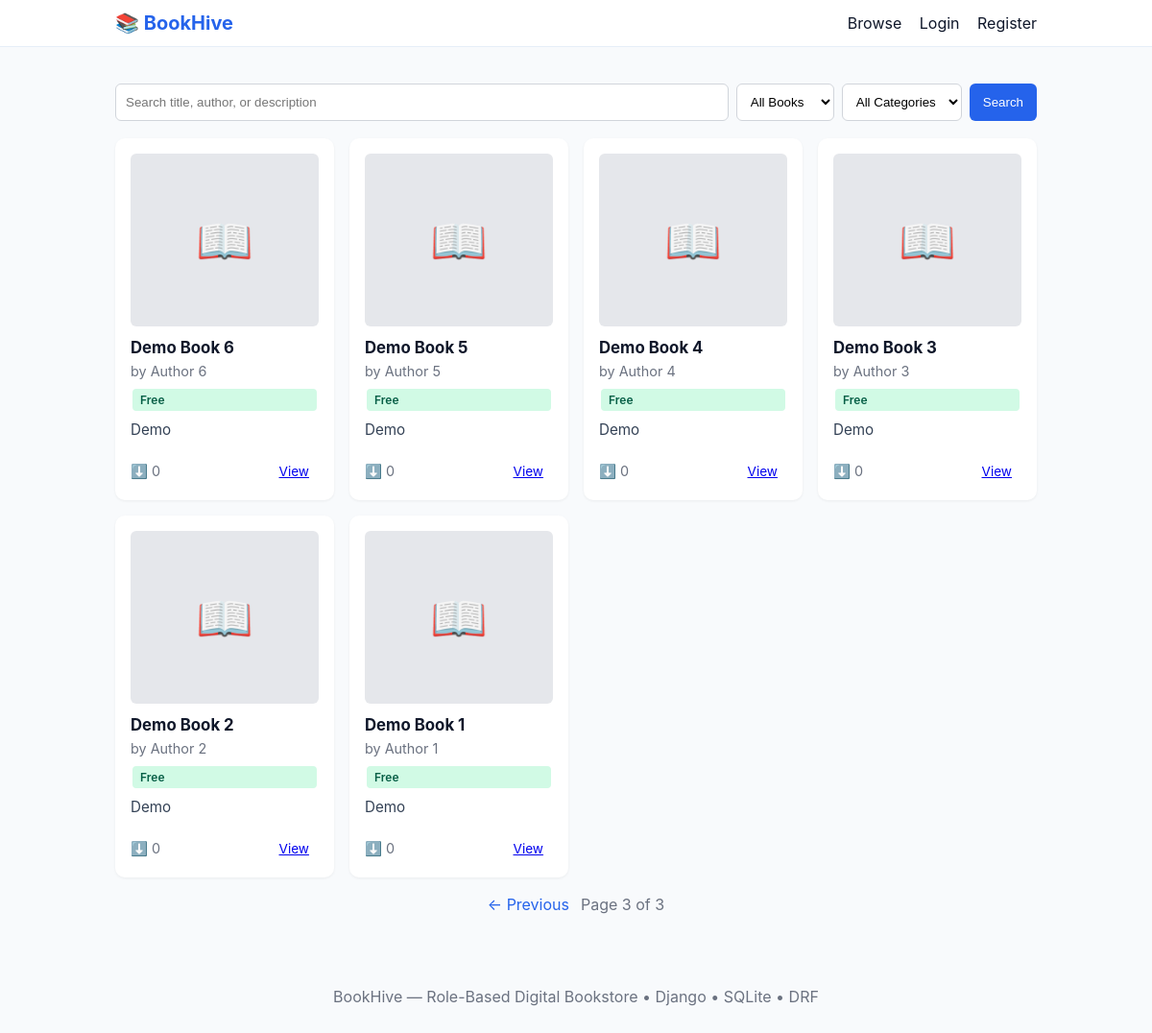
/?page=3&q=&access=&category=, run on the app's committed database.
### store/models.py (models this page shows, shortened)
class Book(models.Model):
    ACCESS_CHOICES = [
        ('free', 'Free'),
        ('restricted', 'Restricted'),
    ]
    title = models.CharField(max_length=255)
    author = models.CharField(max_length=255)
    description = models.TextField(blank=True)
    category = models.ForeignKey(Category, on_delete=models.SET_NULL, null=True, blank=True, related_name='books')
    cover = models.ImageField(upload_to='books/covers/', null=True, blank=True)
    pdf = models.FileField(upload_to='books/pdfs/', null=True, blank=True, help_text='Upload PDF file')
    access_type = models.CharField(max_length=20, choices=ACCESS_CHOICES, default='free')
    downloads = models.PositiveIntegerField(default=0)
    price = models.DecimalField(max_digits=8, decimal_places=2, default=0.00)
    stock = models.PositiveIntegerField(default=0)
    file = models.FileField(upload_to='books/files/', null=True, blank=True)  # old field, use pdf now
    created_at = models.DateTimeField(auto_now_add=True)
    updated_at = models.DateTimeField(auto_now=True)
    class Meta:
        ordering = ['-created_at']

### store/views.py (the view)
# urls.py: path('', views.book_list, name='book_list'),
def book_list(request):
    q = request.GET.get('q', '')
    access_filter = request.GET.get('access', '')
    category_filter = request.GET.get('category', '')
    qs = Book.objects.select_related('category').all()
    if q:
        qs = qs.filter(Q(title__icontains=q) | Q(author__icontains=q) | Q(description__icontains=q))
    if access_filter in ['free', 'restricted']:
        qs = qs.filter(access_type=access_filter)
    if category_filter:
        qs = qs.filter(category__slug=category_filter)
    categories = Category.objects.all()
    paginator = Paginator(qs, 12)
    page_number = request.GET.get('page')
    page_obj = paginator.get_page(page_number)
    return render(request, 'store/book_list.html', {
        'page_obj': page_obj,
        'q': q,
        'access_filter': access_filter,
        'category_filter': category_filter,
        'categories': categories,
    })

### templates/store/book_list.html (shortened to what this page needs)
{% extends 'base.html' %}
{% block content %}
  <div class="search-row">
    <form method="get" action="" class="search-form">
      <input name="q" placeholder="Search title, author, or description" value="{{ q }}" class="search-input">
      <select name="access" class="filter-select">
        <option value="">All Books</option>
      </select>
      <select name="category" class="filter-select">
        <option value="">All Categories</option>
      </select>
      <button type="submit" class="btn">Search</button>
    </form>
  </div>
  <div class="grid">
    {% for book in page_obj.object_list %}
      <article class="card">
        {% if book.cover %}
          <img src="{{ book.cover.url }}" alt="{{ book.title }}" class="book-cover">
        {% else %}
          <div class="book-cover-placeholder">📖</div>
        {% endif %}
        <h3 class="card-title"><a href="{% url 'book_detail' book.pk %}">{{ book.title }}</a></h3>
        <p class="card-meta">by {{ book.author }}</p>
        <span class="badge {% if book.access_type == 'free' %}badge-free{% else %}badge-restricted{% endif %}">
          {{ book.get_access_type_display }}
        </span>
        <p class="card-desc">{{ book.description|truncatechars:100 }}</p>
        <div class="card-footer">
          <span class="downloads">⬇️ {{ book.downloads }}</span>
          <a href="{% url 'book_detail' book.pk %}" class="btn-small">View</a>
        </div>
      </article>
    {% empty %}
      <p>No books found.</p>
    {% endfor %}
  </div>
  <nav class="pagination">
    {% if page_obj.has_previous %}
      <a class="page-link" href="?page={{ page_obj.previous_page_number }}&q={{ q }}&access={{ access_filter }}&category={{ category_filter }}">← Previous</a>
    {% endif %}
    <span class="page-info">Page {{ page_obj.number }} of {{ page_obj.paginator.num_pages }}</span>
  </nav>
{% endblock %}

### static/css/styles.css (style rules this page uses)
:root { --bg:#f8fafc; --card:#ffffff; --muted:#6b7280; --accent:#2563eb; }
* { box-sizing:border-box }
body { font-family:Inter, system-ui, -apple-system, 'Segoe UI', Roboto, Arial; background:var(--bg); color:#0f172a; margin:0 }
.search-row { margin:18px 0 }
.search-form { display:flex;gap:8px;flex-wrap:wrap }
.search-input { flex:1;min-width:200px;padding:10px;border:1px solid #d1d5db;border-radius:6px }
.filter-select { padding:10px;border:1px solid #d1d5db;border-radius:6px;background:#fff }
.btn { background:var(--accent);color:#fff;border:none;padding:10px 14px;border-radius:6px;cursor:pointer;text-decoration:none;display:inline-block }
.btn-small { font-size:0.85rem;padding:6px 10px }
.grid { display:grid;grid-template-columns:repeat(auto-fill, minmax(220px,1fr));gap:16px }
.card { background:var(--card);padding:16px;border-radius:10px;box-shadow:0 1px 3px rgba(2,6,23,0.06);display:flex;flex-direction:column;min-height:150px }
.card-title { margin:0 0 6px;font-size:1.05rem }
.card-title a { text-decoration:none;color:#0f172a }
.card-meta { color:var(--muted);font-size:.9rem;margin:0 0 8px }
.card-desc { flex:1;color:#334155;font-size:.95rem;margin:8px 0 }
.card-footer { display:flex;justify-content:space-between;align-items:center;margin-top:12px }
.book-cover,.book-cover-placeholder { width:100%;height:180px;object-fit:cover;border-radius:6px;margin-bottom:12px }
.book-cover-placeholder { display:flex;align-items:center;justify-content:center;background:#e5e7eb;font-size:3rem }
.badge { display:inline-block;padding:4px 8px;border-radius:4px;font-size:0.75rem;margin:2px;font-weight:600 }
.badge-free { background:#d1fae5;color:#065f46 }
.downloads { color:var(--muted);font-size:.9rem }
.pagination { display:flex;justify-content:center;align-items:center;gap:12px;padding:18px 0 }
.page-link { text-decoration:none;color:var(--accent) }
.page-info { color:var(--muted) }

### data on the page
Book: title "Demo Book 6", author "Author 6", access_type "Free", description "Demo", downloads "0"
Book: title "Demo Book 5", author "Author 5", access_type "Free", description "Demo", downloads "0"
Book: title "Demo Book 4", author "Author 4", access_type "Free", description "Demo", downloads "0"
Book: title "Demo Book 3", author "Author 3", access_type "Free", description "Demo", downloads "0"
Book: title "Demo Book 2", author "Author 2", access_type "Free", description "Demo", downloads "0"
Book: title "Demo Book 1", author "Author 1", access_type "Free", description "Demo", downloads "0"

### other printed values
{{ page_obj.number }} "3"
{{ page_obj.paginator.num_pages }} "3"
